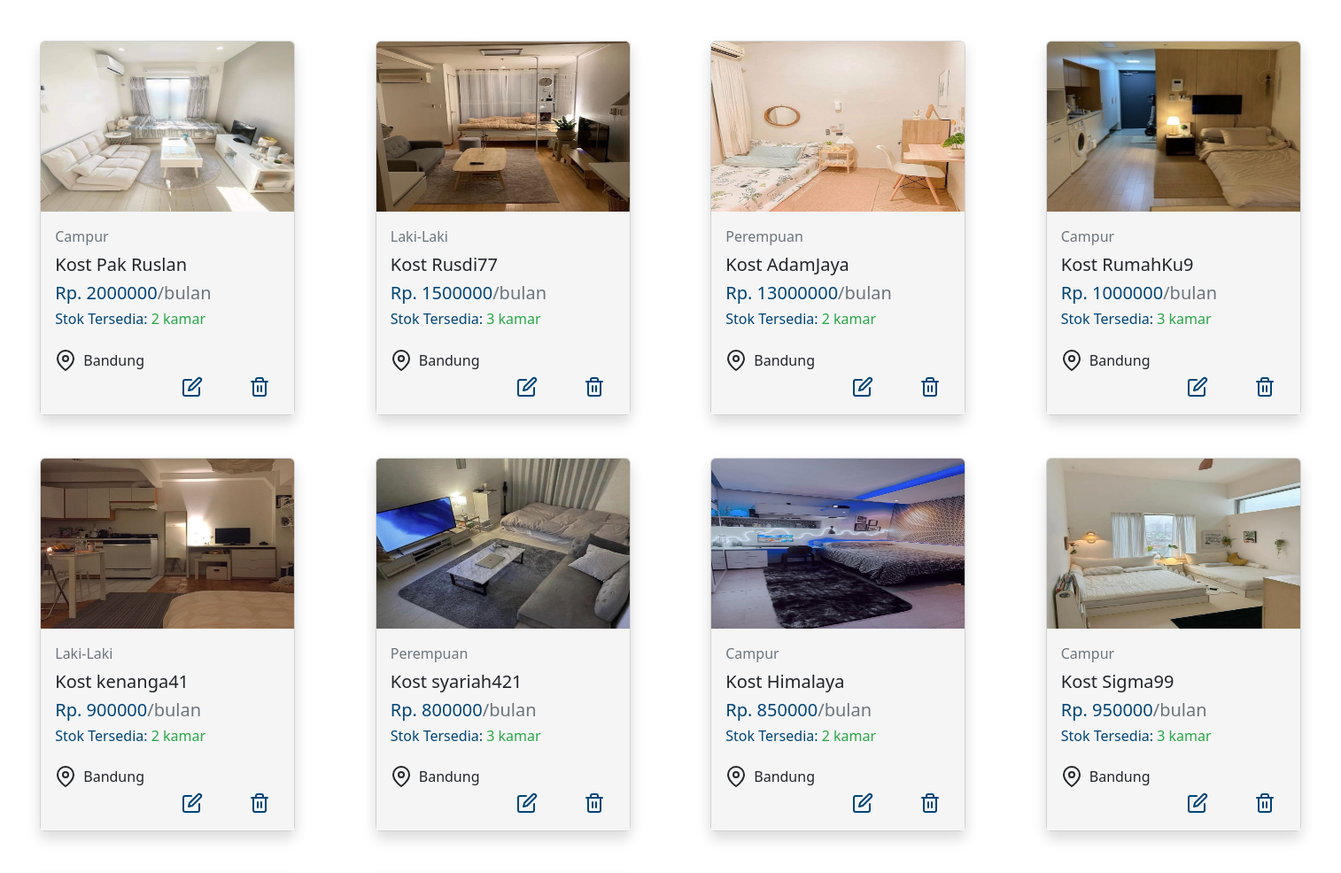
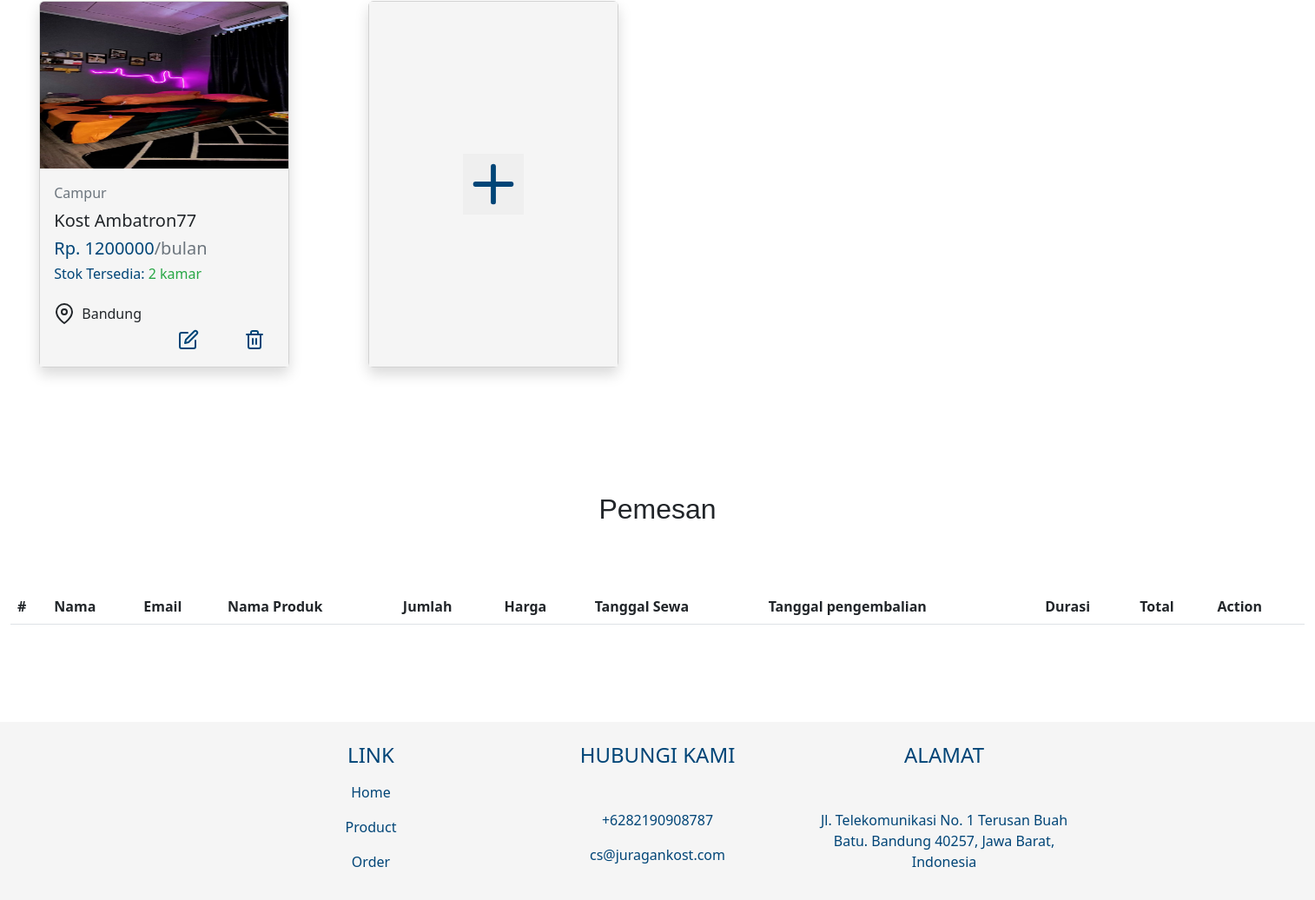
The page /admin.php (signed in, lower part) on the database as committed earlier (2 pictures, top to bottom).
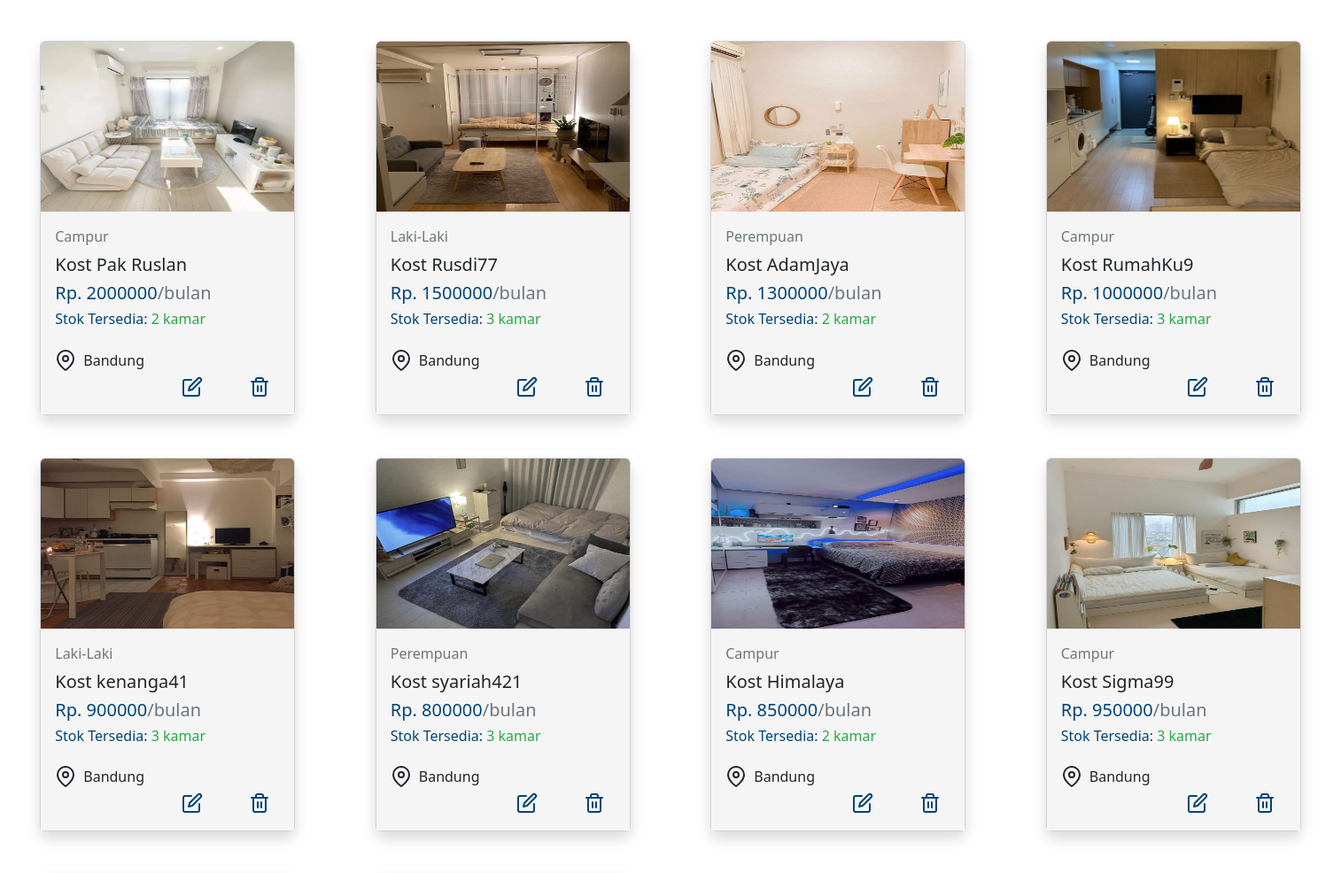
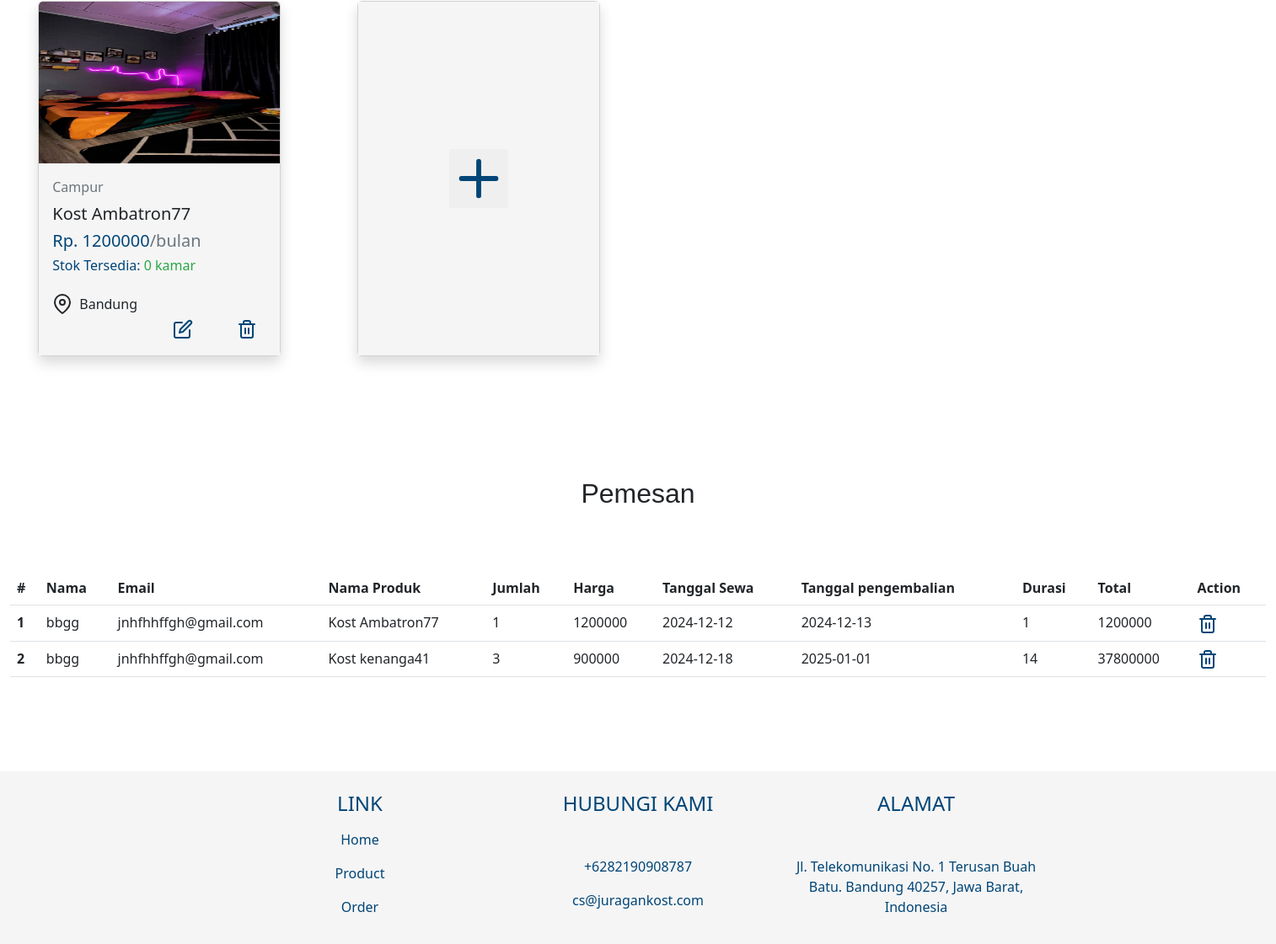
The same page on the database as committed later (2 pictures, top to bottom).
### tables this page shows
CREATE TABLE `produk` (
  `id_produk` int(11) NOT NULL,
  `nama_produk` varchar(50) NOT NULL,
  `harga` int(50) NOT NULL,
  `foto` varchar(100) DEFAULT NULL,
  `jenis` varchar(50) DEFAULT NULL,
  `lokasi` varchar(50) NOT NULL,
  `deskripsi` varchar(1000) NOT NULL,
  `stok` int(11) NOT NULL DEFAULT 0
);

CREATE TABLE `pesanan` (
  `id` int(11) NOT NULL,
  `nama` varchar(50) NOT NULL,
  `email` varchar(50) NOT NULL,
  `nama_produk` varchar(50) NOT NULL,
  `jumlah` int(50) NOT NULL,
  `harga` int(50) NOT NULL,
  `tanggal_sewa` varchar(50) NOT NULL,
  `tanggal_pengembalian` varchar(50) NOT NULL,
  `durasi` int(50) NOT NULL,
  `total` int(50) NOT NULL
);

### admin.php (the view, shortened to what this page needs)
<!DOCTYPE html>
<html lang="en">
<head>
    <link rel="stylesheet" href="css/admin.css">
    <link href="https://cdn.jsdelivr.net/npm/bootstrap@5.2.3/dist/css/bootstrap.min.css" rel="stylesheet"
>
</head>
<body>
    <div class="container-fluid" style="margin-top: 6em;" id="produk">
        <div class="row" style="margin-top: 3em;">
            <?php
            require "proses/koneksi.php";
            $search = isset($_GET['search']) ? $_GET['search'] : '';
            if ($search) {
                $query = mysqli_query($koneksi, "SELECT * FROM produk WHERE nama_produk LIKE '%$search%'");
            } else {
                $query = mysqli_query($koneksi, "SELECT * FROM produk");
            }
            while ($data = mysqli_fetch_array($query)) { ?>
                <div class="col-3 d-flex justify-content-center mb-5">
                    <div class="card shadow" style="width: 18rem;">
                        <img src="asset/<?php echo $data['foto']; ?>" class="card-img-top" alt="..." style="height: 12em">
                        <div class="card-body" style="background-color: #F5F5F5;">
                            <p class="card-title text-muted"><?php echo $data['jenis']; ?></p>
                            <h5 class="card-title"><?php echo $data['nama_produk']; ?></h5>
                            <h5 class="card-title" style="color: #004577;">Rp. <?php echo $data['harga']; ?><span
                                    class="text-muted">/bulan</span></h5>
                            <h6 style="color: #004577; font-weight: normal;">Stok Tersedia:
                                <span style="color: #28a745;"><?php echo $data['stok']; ?> kamar</span>
                            </h6>
                            <div class="harga mt-4 d-flex">
                                <p class="d-flex" style="gap: 0.5em"><i data-feather="map-pin" class="shopping"></i>Bandung
                                </p>
                                <div class="harga mt-4 d-flex">
                                    <a href="edit.php?id_produk=<?php echo $data['id_produk']; ?>"><button
                                            class="booking"><i data-feather="edit"></i></button></a>
                                    <a href="proses/hapus.php?id_produk=<?php echo $data['id_produk']; ?>"><button
                                            class="booking"><i data-feather="trash-2"></i></button></a>
                                </div>
                            </div>
                        </div>
                    </div>
                </div>
            <?php } ?>
            <div class="col-3 d-flex justify-content-center mb-5">
                <div class="card shadow" style="width: 18rem;">
                    <div class="card-body"
                        style="background-color: #F5F5F5;display:flex;align-items:center;justify-content: center;">
                        <a href="tambahadmin.php"><button><i data-feather="plus"
                                    style="color: #004577;width: 70px; height: 70px;"></i></button></a>
                    </div>
                </div>
            </div>
        </div>
    </div>
    <div class="container-fluid" style="margin-top: 6em;" id="pemesanan">
        <div class="title">
            <h2>Pemesan</h2>
        </div>
        <table class="table" style="margin-top: 4em;">
            <thead>
                <tr>
                    <th scope="col">#</th>
                    <th scope="col">Nama</th>
                    <th scope="col">Email</th>
                    <th scope="col">Nama Produk</th>
                    <th scope="col">Jumlah</th>
                    <th scope="col">Harga</th>
                    <th scope="col">Tanggal Sewa</th>
                    <th scope="col">Tanggal pengembalian</th>
                    <th scope="col">Durasi</th>
                    <th scope="col">Total</th>
                    <th scope="col">Action</th>
                </tr>
            </thead>
            <tbody>
                <?php
                include "proses/koneksi.php";
                $no = 1;
                $query = mysqli_query($koneksi, "SELECT * FROM pesanan");
                while ($data = mysqli_fetch_array($query)) { ?>
                    <tr>
                        <th scope="row"><?php echo $no ?></th>
                        <td><?php echo $data['nama']; ?></td>
                        <td><?php echo $data['email']; ?></td>
                        <td><?php echo $data['nama_produk']; ?></td>
                        <td><?php echo $data['jumlah']; ?></td>
                        <td><?php echo $data['harga']; ?></td>
                        <td><?php echo $data['tanggal_sewa']; ?></td>
                        <td><?php echo $data['tanggal_pengembalian']; ?></td>
                        <td><?php echo $data['durasi']; ?></td>
                        <td><?php echo $data['total']; ?></td>
                        <td><a href="proses/hapus_pesanan.php?id=<?php echo $data['id']; ?>"><i data-feather="trash-2"
                                    style="color: #004577;"></i></a></td>
                    </tr>
                    <?php
                    $no++;
                }
                ?>
            </tbody>
        </table>
    </div>
    <footer style="background-color:#F5F5F5;padding-bottom: 1em">
        <div class="container" style="margin-top: 7em;color:#004577;">
            <div class="row d-flex justify-content-center text-center">
                <div class="col-3 mt-4 foter">
                    <h4>LINK</h4>
                    <p class="mt-3">
                        <a href="#home" class="footer-hover">Home</a>
                    </p>
                    <p>
                        <a href="#produk" class="footer-hover">Product</a>
                    </p>
                    <p>
                        <a href="#pemesanan" class="footer-hover">Order</a>
                    </p>
                </div>
                <div class="col-3 mt-4">
                    <h4>HUBUNGI KAMI</h4>
                    <div class="mt-5">
                        <p> +6282190908787</p>
                        <p>cs@juragankost.com</p>
                    </div>
                </div>
                <div class="col-3 mt-4">
                    <h4>ALAMAT</h4>
                    <div class="mt-5">
                        Jl. Telekomunikasi No. 1 Terusan Buah Batu. Bandung 40257, Jawa Barat, Indonesia<br>
                    </div>
                </div>
            </div>
        </div>
    </footer>
</body>
</html>

### css/admin.css (style rules this page uses)
:root { --title: "title", sans-serif; --text: "text", sans-serif; --black-color: #1a1a1a; --grey-color: #292a2e; --white-color: #f7f7f7; --blue-color: #004577; --light-black: rgba(0, 0, 0, 0.89); --black: #000; --white: #fff; --grey: #aaa; }
* { margin: 0; padding: 0; box-sizing: border-box; outline: none; border: none; text-decoration: none; }
html { scroll-behavior: smooth; }
body { overflow-x: hidden; }
.title { display: flex; justify-content: center; margin-top: 3em; }
.title h2 { font-family: var(--title); font-weight: 500; justify-content: center; }
.harga { display: flex; gap: 2em; }
.harga .booking { padding: 3px 10px; background: transparent; border-radius: 4px; color: var(--blue-color); text-decoration: none; font-size: 18px; display: inline-block; transition: all 0.4s ease-in-out; }
.footer-hover { text-decoration: none; color: #004577; }

Rows that differ between the two databases and show on the page:
changed produk "Kost AdamJaya": harga "13000000" → "1300000"
changed produk "Kost kenanga41": stok "2" → "3"
changed produk "Kost Ambatron77": stok "2" → "0"
added pesanan: nama "bbgg", email "jnhfhhffgh@gmail.com", nama_produk "Kost Ambatron77", jumlah "1", harga "1200000", tanggal_sewa "2024-12-12", tanggal_pengembalian "2024-12-13", durasi "1", total "1200000"
added pesanan: nama "bbgg", email "jnhfhhffgh@gmail.com", nama_produk "Kost kenanga41", jumlah "3", harga "900000", tanggal_sewa "2024-12-18", tanggal_pengembalian "2025-01-01", durasi "14", total "37800000"
